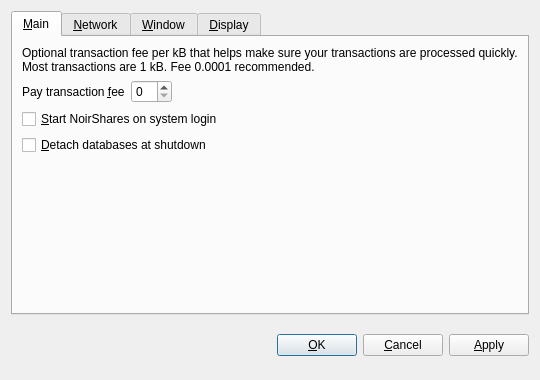
<?xml version="1.0" encoding="UTF-8"?>
<ui version="4.0">
 <class>OptionsDialog</class>
 <widget class="QDialog" name="OptionsDialog">
  <property name="geometry">
   <rect>
    <x>0</x>
    <y>0</y>
    <width>540</width>
    <height>380</height>
   </rect>
  </property>
  <property name="windowTitle">
   <string>Options</string>
  </property>
  <property name="modal">
   <bool>true</bool>
  </property>
  <layout class="QVBoxLayout" name="verticalLayout">
   <item>
    <widget class="QTabWidget" name="tabWidget">
     <property name="tabPosition">
      <enum>QTabWidget::North</enum>
     </property>
     <property name="currentIndex">
      <number>0</number>
     </property>
     <widget class="QWidget" name="tabMain">
      <attribute name="title">
       <string>&amp;Main</string>
      </attribute>
      <layout class="QVBoxLayout" name="verticalLayout_Main">
       <item>
        <widget class="QLabel" name="transactionFeeInfoLabel">
         <property name="text">
          <string>Optional transaction fee per kB that helps make sure your transactions are processed quickly. Most transactions are 1 kB. Fee 0.0001 recommended.</string>
         </property>
         <property name="textFormat">
          <enum>Qt::PlainText</enum>
         </property>
         <property name="wordWrap">
          <bool>true</bool>
         </property>
        </widget>
       </item>
       <item>
        <layout class="QHBoxLayout" name="horizontalLayout_Main">
         <item>
          <widget class="QLabel" name="transactionFeeLabel">
           <property name="text">
            <string>Pay transaction &amp;fee</string>
           </property>
           <property name="textFormat">
            <enum>Qt::PlainText</enum>
           </property>
           <property name="buddy">
            <cstring>transactionFee</cstring>
           </property>
          </widget>
         </item>
         <item>
          <widget class="NoirSharesAmountField" name="transactionFee"/>
         </item>
         <item>
          <spacer name="horizontalSpacer_Main">
           <property name="orientation">
            <enum>Qt::Horizontal</enum>
           </property>
           <property name="sizeHint" stdset="0">
            <size>
             <width>40</width>
             <height>20</height>
            </size>
           </property>
          </spacer>
         </item>
        </layout>
       </item>
       <item>
        <widget class="QCheckBox" name="NoirSharesAtStartup">
         <property name="toolTip">
          <string>Automatically start NoirShares after logging in to the system.</string>
         </property>
         <property name="text">
          <string>&amp;Start NoirShares on system login</string>
         </property>
        </widget>
       </item>
       <item>
        <widget class="QCheckBox" name="detachDatabases">
         <property name="toolTip">
          <string>Detach block and address databases at shutdown. This means they can be moved to another data directory, but it slows down shutdown. The wallet is always detached.</string>
         </property>
         <property name="text">
          <string>&amp;Detach databases at shutdown</string>
         </property>
        </widget>
       </item>
       <item>
        <spacer name="verticalSpacer_Main">
         <property name="orientation">
          <enum>Qt::Vertical</enum>
         </property>
         <property name="sizeHint" stdset="0">
          <size>
           <width>20</width>
           <height>40</height>
          </size>
         </property>
        </spacer>
       </item>
      </layout>
     </widget>
     <widget class="QWidget" name="tabNetwork">
      <attribute name="title">
       <string>&amp;Network</string>
      </attribute>
      <layout class="QVBoxLayout" name="verticalLayout_Network">
       <item>
        <widget class="QCheckBox" name="mapPortUpnp">
         <property name="toolTip">
          <string>Automatically open the NoirShares client port on the router. This only works when your router supports UPnP and it is enabled.</string>
         </property>
         <property name="text">
          <string>Map port using &amp;UPnP</string>
         </property>
        </widget>
       </item>
       <item>
        <widget class="QCheckBox" name="connectSocks">
         <property name="toolTip">
          <string>Connect to the NoirShares network through a SOCKS proxy (e.g. when connecting through Tor).</string>
         </property>
         <property name="text">
          <string>&amp;Connect through SOCKS proxy:</string>
         </property>
        </widget>
       </item>
       <item>
        <layout class="QHBoxLayout" name="horizontalLayout_Network">
         <item>
          <widget class="QLabel" name="proxyIpLabel">
           <property name="text">
            <string>Proxy &amp;IP:</string>
           </property>
           <property name="textFormat">
            <enum>Qt::PlainText</enum>
           </property>
           <property name="buddy">
            <cstring>proxyIp</cstring>
           </property>
          </widget>
         </item>
         <item>
          <widget class="QValidatedLineEdit" name="proxyIp" native="true">
           <property name="maximumSize">
            <size>
             <width>140</width>
             <height>16777215</height>
            </size>
           </property>
           <property name="toolTip">
            <string>IP address of the proxy (e.g. 127.0.0.1)</string>
           </property>
          </widget>
         </item>
         <item>
          <widget class="QLabel" name="proxyPortLabel">
           <property name="text">
            <string>&amp;Port:</string>
           </property>
           <property name="textFormat">
            <enum>Qt::PlainText</enum>
           </property>
           <property name="buddy">
            <cstring>proxyPort</cstring>
           </property>
          </widget>
         </item>
         <item>
          <widget class="QLineEdit" name="proxyPort">
           <property name="maximumSize">
            <size>
             <width>55</width>
             <height>16777215</height>
            </size>
           </property>
           <property name="toolTip">
            <string>Port of the proxy (e.g. 9050)</string>
           </property>
          </widget>
         </item>
         <item>
          <widget class="QLabel" name="socksVersionLabel">
           <property name="text">
            <string>SOCKS &amp;Version:</string>
           </property>
           <property name="textFormat">
            <enum>Qt::PlainText</enum>
           </property>
           <property name="buddy">
            <cstring>socksVersion</cstring>
           </property>
          </widget>
         </item>
         <item>
          <widget class="QValueComboBox" name="socksVersion">
           <property name="toolTip">
            <string>SOCKS version of the proxy (e.g. 5)</string>
           </property>
          </widget>
         </item>
         <item>
          <spacer name="horizontalSpacer_Network">
           <property name="orientation">
            <enum>Qt::Horizontal</enum>
           </property>
           <property name="sizeHint" stdset="0">
            <size>
             <width>40</width>
             <height>20</height>
            </size>
           </property>
          </spacer>
         </item>
        </layout>
       </item>
       <item>
        <spacer name="verticalSpacer_Network">
         <property name="orientation">
          <enum>Qt::Vertical</enum>
         </property>
         <property name="sizeHint" stdset="0">
          <size>
           <width>20</width>
           <height>40</height>
          </size>
         </property>
        </spacer>
       </item>
      </layout>
     </widget>
     <widget class="QWidget" name="tabWindow">
      <attribute name="title">
       <string>&amp;Window</string>
      </attribute>
      <layout class="QVBoxLayout" name="verticalLayout_Window">
       <item>
        <widget class="QCheckBox" name="minimizeToTray">
         <property name="toolTip">
          <string>Show only a tray icon after minimizing the window.</string>
         </property>
         <property name="text">
          <string>&amp;Minimize to the tray instead of the taskbar</string>
         </property>
        </widget>
       </item>
       <item>
        <widget class="QCheckBox" name="minimizeOnClose">
         <property name="toolTip">
          <string>Minimize instead of exit the application when the window is closed. When this option is enabled, the application will be closed only after selecting Quit in the menu.</string>
         </property>
         <property name="text">
          <string>M&amp;inimize on close</string>
         </property>
        </widget>
       </item>
       <item>
        <spacer name="verticalSpacer_Window">
         <property name="orientation">
          <enum>Qt::Vertical</enum>
         </property>
         <property name="sizeHint" stdset="0">
          <size>
           <width>20</width>
           <height>40</height>
          </size>
         </property>
        </spacer>
       </item>
      </layout>
     </widget>
     <widget class="QWidget" name="tabDisplay">
      <attribute name="title">
       <string>&amp;Display</string>
      </attribute>
      <layout class="QVBoxLayout" name="verticalLayout_Display">
       <item>
        <layout class="QHBoxLayout" name="horizontalLayout_1_Display">
         <item>
          <widget class="QLabel" name="langLabel">
           <property name="text">
            <string>User Interface &amp;language:</string>
           </property>
           <property name="textFormat">
            <enum>Qt::PlainText</enum>
           </property>
           <property name="buddy">
            <cstring>lang</cstring>
           </property>
          </widget>
         </item>
         <item>
          <widget class="QValueComboBox" name="lang">
           <property name="toolTip">
            <string>The user interface language can be set here. This setting will take effect after restarting NoirShares.</string>
           </property>
          </widget>
         </item>
        </layout>
       </item>
       <item>
        <layout class="QHBoxLayout" name="horizontalLayout_2_Display">
         <item>
          <widget class="QLabel" name="unitLabel">
           <property name="text">
            <string>&amp;Unit to show amounts in:</string>
           </property>
           <property name="textFormat">
            <enum>Qt::PlainText</enum>
           </property>
           <property name="buddy">
            <cstring>unit</cstring>
           </property>
          </widget>
         </item>
         <item>
          <widget class="QValueComboBox" name="unit">
           <property name="toolTip">
            <string>Choose the default subdivision unit to show in the interface and when sending coins.</string>
           </property>
          </widget>
         </item>
        </layout>
       </item>
       <item>
        <widget class="QCheckBox" name="displayAddresses">
         <property name="toolTip">
          <string>Whether to show NoirShares addresses in the transaction list or not.</string>
         </property>
         <property name="text">
          <string>&amp;Display addresses in transaction list</string>
         </property>
        </widget>
       </item>
       <item>
        <widget class="QCheckBox" name="coinControlFeatures">
         <property name="toolTip">
          <string>Whether to show coin control features or not.</string>
         </property>
         <property name="text">
          <string>Display coin &amp;control features (experts only!)</string>
         </property>
        </widget>
       </item>
       <item>
        <spacer name="verticalSpacer_Display">
         <property name="orientation">
          <enum>Qt::Vertical</enum>
         </property>
         <property name="sizeHint" stdset="0">
          <size>
           <width>20</width>
           <height>40</height>
          </size>
         </property>
        </spacer>
       </item>
      </layout>
     </widget>
    </widget>
   </item>
   <item>
    <layout class="QHBoxLayout" name="horizontalLayout_Buttons">
     <item>
      <spacer name="horizontalSpacer_1">
       <property name="orientation">
        <enum>Qt::Horizontal</enum>
       </property>
       <property name="sizeHint" stdset="0">
        <size>
         <width>40</width>
         <height>48</height>
        </size>
       </property>
      </spacer>
     </item>
     <item>
      <widget class="QLabel" name="statusLabel">
       <property name="font">
        <font>
         <weight>75</weight>
         <bold>true</bold>
        </font>
       </property>
       <property name="text">
        <string/>
       </property>
       <property name="textFormat">
        <enum>Qt::PlainText</enum>
       </property>
       <property name="wordWrap">
        <bool>true</bool>
       </property>
      </widget>
     </item>
     <item>
      <spacer name="horizontalSpacer_2">
       <property name="orientation">
        <enum>Qt::Horizontal</enum>
       </property>
       <property name="sizeHint" stdset="0">
        <size>
         <width>40</width>
         <height>48</height>
        </size>
       </property>
      </spacer>
     </item>
     <item>
      <widget class="QPushButton" name="okButton">
       <property name="text">
        <string>&amp;OK</string>
       </property>
      </widget>
     </item>
     <item>
      <widget class="QPushButton" name="cancelButton">
       <property name="text">
        <string>&amp;Cancel</string>
       </property>
       <property name="autoDefault">
        <bool>false</bool>
       </property>
      </widget>
     </item>
     <item>
      <widget class="QPushButton" name="applyButton">
       <property name="text">
        <string>&amp;Apply</string>
       </property>
       <property name="autoDefault">
        <bool>false</bool>
       </property>
      </widget>
     </item>
    </layout>
   </item>
  </layout>
 </widget>
 <customwidgets>
  <customwidget>
   <class>QValidatedLineEdit</class>
   <extends>QWidget</extends>
   <header>qvalidatedlineedit.h</header>
  </customwidget>
  <customwidget>
   <class>NoirSharesAmountField</class>
   <extends>QSpinBox</extends>
   <header>NoirSharesamountfield.h</header>
  </customwidget>
  <customwidget>
   <class>QValueComboBox</class>
   <extends>QComboBox</extends>
   <header>qvaluecombobox.h</header>
  </customwidget>
 </customwidgets>
 <resources/>
 <connections/>
</ui>
